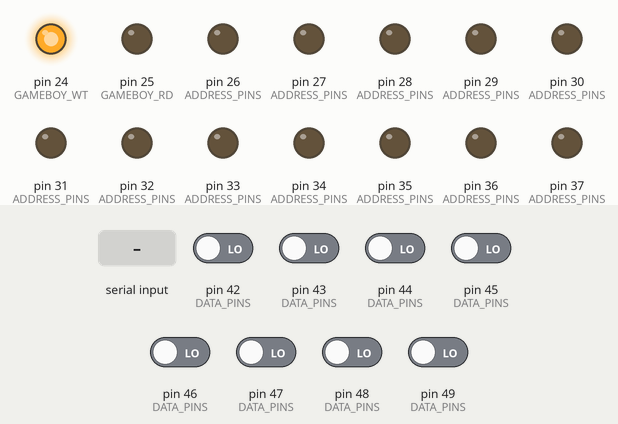
This sketch was run on a simulated Arduino Mega 2560, built with avr-gcc and run on an emulated ATmega2560. On the bench: output pins drawn as LEDs (lit = HIGH). The test bench sets the inputs (shaded band); at power-on: pin 42 (DATA_PINS), pin 43 (DATA_PINS), pin 44 (DATA_PINS), pin 45 (DATA_PINS), pin 46 (DATA_PINS), pin 47 (DATA_PINS), pin 48 (DATA_PINS), pin 49 (DATA_PINS) LOW. What the sketch prints to the serial monitor is not drawn.

Above: at 1.2 s.
1.3 s: "1" received over Serial
At 2.7 s:
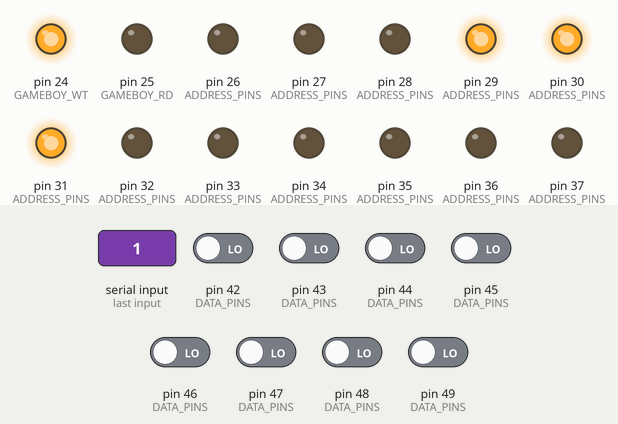
3.8 s: "0" received over Serial
At 5.8 s:
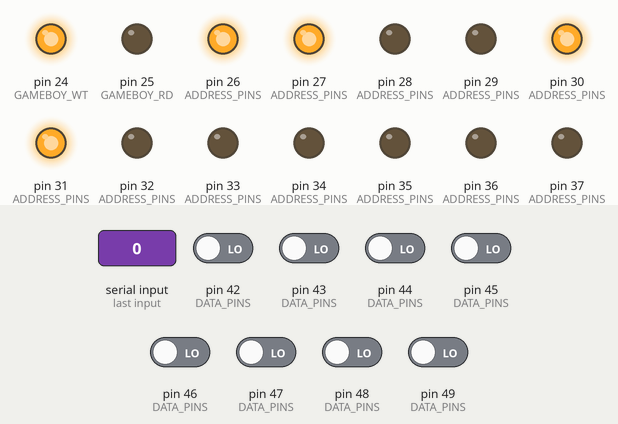
6.3 s: "2" received over Serial
At 7.6 s:
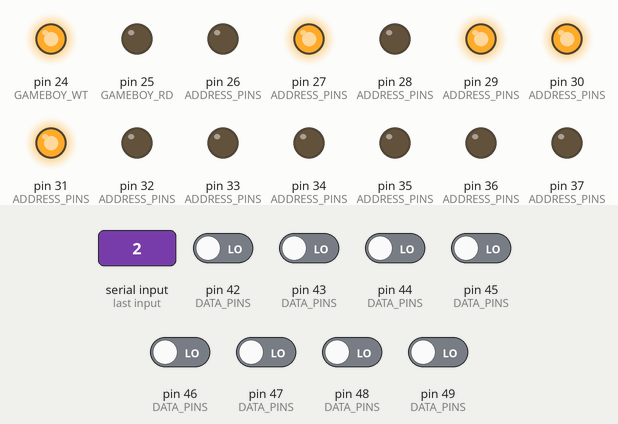
Timing chart, 0 to 9.3 s (numbered marks = the images above; inputs shaded):
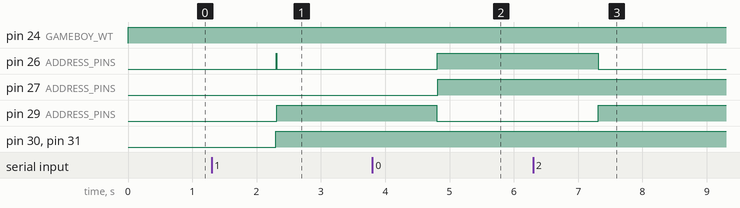

The sketch:

GBRomReader.ino
```cpp
// Pin mappings
#define GAMEBOY_RD 25
#define GAMEBOY_A00 27
#define GAMEBOY_A02 29
#define GAMEBOY_A04 31
#define GAMEBOY_A06 33
#define GAMEBOY_A08 35
#define GAMEBOY_A10 37
#define GAMEBOY_A12 39
#define GAMEBOY_A14 41
#define GAMEBOY_D00 43
#define GAMEBOY_D02 45
#define GAMEBOY_D04 47
#define GAMEBOY_D06 49
#define GAMEBOY_WT 24
#define GAMEBOY_A01 26
#define GAMEBOY_A03 28
#define GAMEBOY_A05 30
#define GAMEBOY_A07 32
#define GAMEBOY_A09 34
#define GAMEBOY_A11 36
#define GAMEBOY_A13 38
#define GAMEBOY_A15 40
#define GAMEBOY_D01 42
#define GAMEBOY_D03 44
#define GAMEBOY_D05 46
#define GAMEBOY_D07 48

// Address pins
const static uint32_t ADDRESS_PINS[16] =
{
    GAMEBOY_A00,
    GAMEBOY_A01,
    GAMEBOY_A02,
    GAMEBOY_A03,
    GAMEBOY_A04,
    GAMEBOY_A05,
    GAMEBOY_A06,
    GAMEBOY_A07,
    GAMEBOY_A08,
    GAMEBOY_A09,
    GAMEBOY_A10,
    GAMEBOY_A11,
    GAMEBOY_A12,
    GAMEBOY_A13,
    GAMEBOY_A14,
    GAMEBOY_A15
};

// Data pins
const static uint32_t DATA_PINS[8] =
{
    GAMEBOY_D00,
    GAMEBOY_D01,
    GAMEBOY_D02,
    GAMEBOY_D03,
    GAMEBOY_D04,
    GAMEBOY_D05,
    GAMEBOY_D06,
    GAMEBOY_D07
};

#define BANK_SWITCH_ADDRESS 0x2100

#define SERIAL_BAUD_RATE 115200

void setup()
{
    // Read/Write pin as outputs by default
    pinMode(GAMEBOY_WT, OUTPUT);
    pinMode(GAMEBOY_RD, OUTPUT);

    // Address pins as outputs
    for (uint32_t i = 0; i < sizeof(ADDRESS_PINS)/sizeof(ADDRESS_PINS[0]); i++)
    {
        pinMode(ADDRESS_PINS[i], OUTPUT);
    }

    // Data pins as inputs
    for (uint32_t i = 0; i < sizeof(DATA_PINS)/sizeof(DATA_PINS[0]); i++)
    {
        pinMode(DATA_PINS[i], INPUT);
    }

    // Start serial connection to host
    Serial.begin(SERIAL_BAUD_RATE);
}

void writeAddress(uint16_t address)
{
    // Write each of the bits into the address pins
    for (uint32_t i = 0; i < sizeof(ADDRESS_PINS)/sizeof(ADDRESS_PINS[0]); i++)
    {
        digitalWrite(ADDRESS_PINS[i], address & (1 << i) ? HIGH : LOW);
    }
}

uint8_t readData()
{
    uint8_t data = 0;

    // Read each of the data pins and construct the byte data
    for (uint32_t i = 0; i < sizeof(DATA_PINS)/sizeof(DATA_PINS[0]); i++)
    {
        data |= digitalRead(DATA_PINS[i]) << i;
    }

    return data;
}

void selectBank(uint32_t bank)
{
    // Set to write mode
    digitalWrite(GAMEBOY_RD, HIGH);
    digitalWrite(GAMEBOY_WT, LOW);

    // Change the pin typing
    for (uint32_t i = 0; i < sizeof(DATA_PINS)/sizeof(DATA_PINS[0]); i++)
    {
        pinMode(DATA_PINS[i], OUTPUT);
    }

    // Write the bank address
    writeAddress(BANK_SWITCH_ADDRESS);

    delay(5);

    // Write the bank to switch to
    for (uint32_t i = 0; i < sizeof(DATA_PINS)/sizeof(DATA_PINS[0]); i++)
    {
        digitalWrite(DATA_PINS[i], bank & (1 << i) ? HIGH : LOW);
    }

    delay(5);

    digitalWrite(GAMEBOY_RD, LOW);
    digitalWrite(GAMEBOY_WT, HIGH);

    // Set the data to LOW
    for (uint32_t i = 0; i < sizeof(DATA_PINS)/sizeof(DATA_PINS[0]); i++)
    {
        digitalWrite(DATA_PINS[i], LOW);
    }

    // Set pins back as inputs
    for (uint32_t i = 0; i < sizeof(DATA_PINS)/sizeof(DATA_PINS[0]); i++)
    {
        pinMode(DATA_PINS[i], INPUT);
    }

    delay(5);
}

static uint32_t currentBank = 1;

void loop()
{
    uint32_t input = 0;
    uint32_t selectedBank = currentBank;
    uint16_t selectedAddress = 0;

    uint8_t data = 0;

    // Set to Read Mode
    digitalWrite(GAMEBOY_RD, LOW);
    digitalWrite(GAMEBOY_WT, HIGH);

    while(!Serial.available()){}
    Serial.readBytes((uint8_t*)&input, sizeof(uint32_t));

    selectedAddress = (uint16_t) input & 0xFFFF;
    selectedBank = (input >> 16) + 1;

    // If we are reading from the banked rom range, make sure
    // we are in the appropiate bank
    if (selectedAddress >= 0x4000 && currentBank != selectedBank)
    {
        selectBank(selectedBank);
        currentBank = selectedBank;
    }

    for (uint32_t i = 0; i < sizeof(uint32_t); i ++)
    {
        writeAddress(selectedAddress + i);
        delay(5);
        data = readData();
        Serial.write((uint8_t *)&data, 1);
    }
}
```

Measured:
- after the input at 1.3 s, pin 26 (ADDRESS_PINS): LOW → HIGH after 1.0 s, → LOW 0.01 s later; pin 29 (ADDRESS_PINS), pin 30 (ADDRESS_PINS), pin 31 (ADDRESS_PINS): LOW → HIGH after 1.0 s
- after the input at 3.8 s, pin 26 (ADDRESS_PINS), pin 27 (ADDRESS_PINS): LOW → HIGH after 1.0 s; pin 29 (ADDRESS_PINS): HIGH → LOW after 1.0 s
- after the input at 6.3 s, pin 26 (ADDRESS_PINS): HIGH → LOW after 1.0 s; pin 29 (ADDRESS_PINS): LOW → HIGH after 1.0 s
